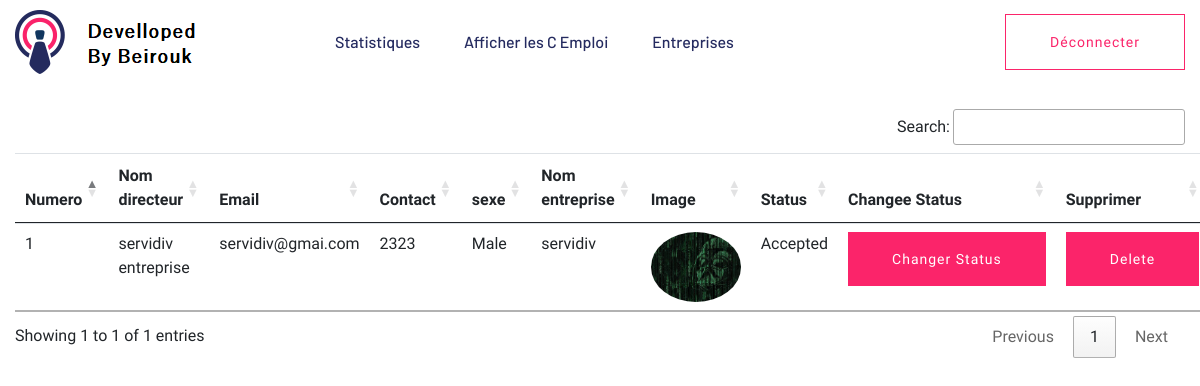
The page /tous_les_entreprises/ (signed in) on the database its author committed.
### myappdjf/models.py (models this page shows, shortened)
class Entreprise(models.Model):
    user = models.ForeignKey(User, on_delete=models.CASCADE)
    telephone = models.CharField(max_length=10)
    image = models.ImageField(upload_to="")
    sexe = models.CharField(max_length=10)
    type = models.CharField(max_length=15)
    status = models.CharField(max_length=20)
    nom_entreprise = models.CharField(max_length=100)

### myappdjf/views.py (the view)
# urls.py: path("tous_les_entreprises/", views.tous_les_entreprises, name="tous_les_entreprises"),
def tous_les_entreprises(request):
    if not request.user.is_authenticated:
        return redirect("/connexion_administrateur")
    entreprises = Entreprise.objects.all()
    return render(request, "tous_les_entreprises.html", {'entreprises':entreprises})

### myappdjf/templates/tous_les_entreprises.html (shortened to what this page needs)
{% extends 'admin_navbar.html' %}
{% block body %}
<div class="container mt-4">
<table class="table table-hover" id="example">
    <thead>
        <tr>
            <th>Numero</th>
            <th>Nom directeur</th>
            <th>Email</th>
            <th>Contact</th>
            <th>sexe</th>
            <th>Nom entreprise</th>
            <th>Image</th>
            <th>Status</th>
            <th>Changee Status</th>
            <th>Supprimer</th>
        </tr>
    </thead>
    <tbody>
        {% for entreprise in entreprises %}
        <tr>
            <td>{{forloop.counter}}</td>
            <td>{{entreprise.user.get_full_name}}</td>
            <td>{{entreprise.user.email}}</td>
            <td>{{entreprise.telephone}}</td>
            <td>{{entreprise.sexe}}</td>
            <td>{{entreprise.nom_entreprise}}</td>
            <td><img src="{{entreprise.image.url}}" class="rounded-circle" width="90px" height="70px"></td>
            <td>{{entreprise.status}}</td>
            <td><a href="/change_status/{{entreprise.id}}/" class="btn btn-secondary">Changer Status</a></td>
            <td><a href="/supprimer_entreprise/{{entreprise.user.id}}/" class="btn btn-danger" onclick="return confirm('vous etes sur de vouloir supprimer?')">Delete</a></td>
        </tr>
        {% endfor %}
    </tbody>
</table>
</div>
{% endblock %}

### rows shown on the page
Entreprise: user.get_full_name "servidiv entreprise", user.email "servidiv@gmai.com", telephone "2323", sexe "Male", nom_entreprise "servidiv", image (picture), status "Accepted"
